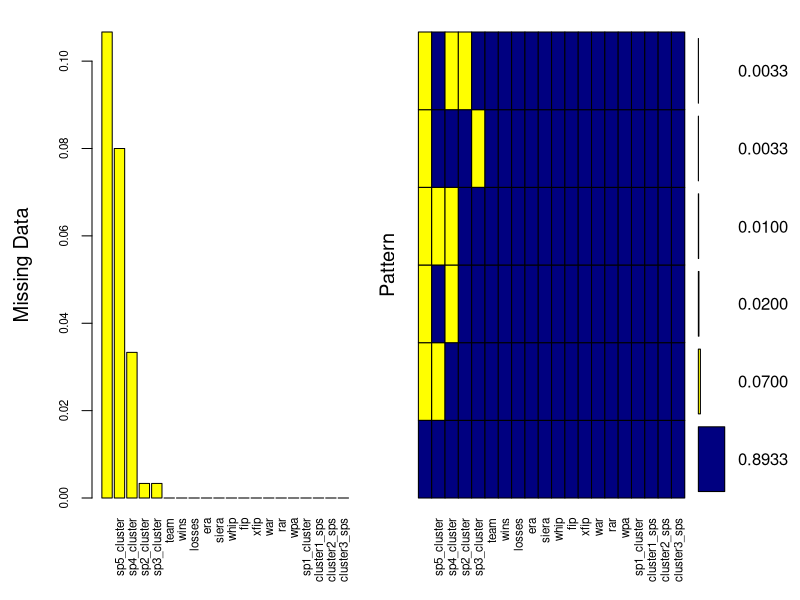
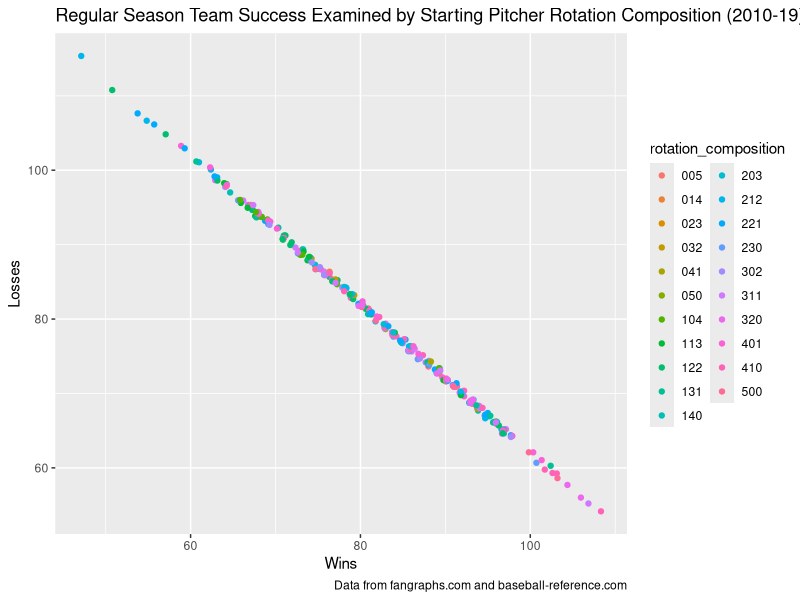
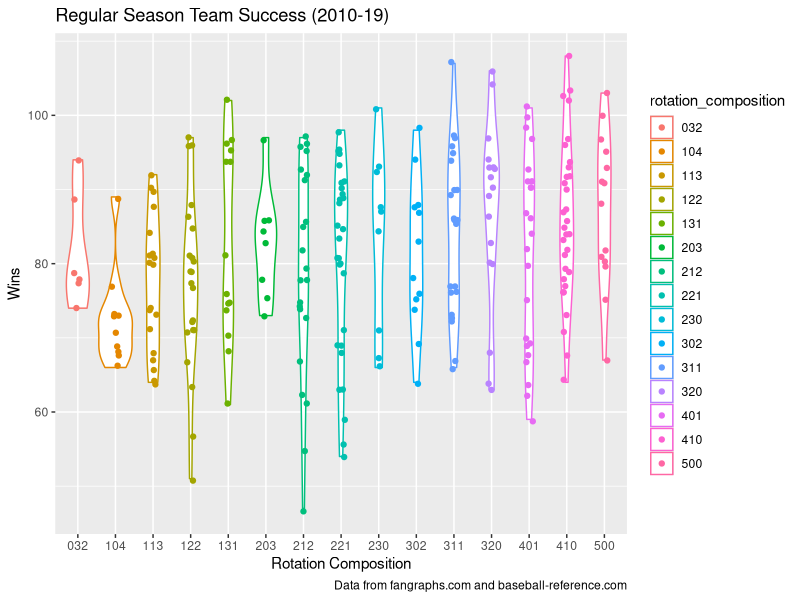
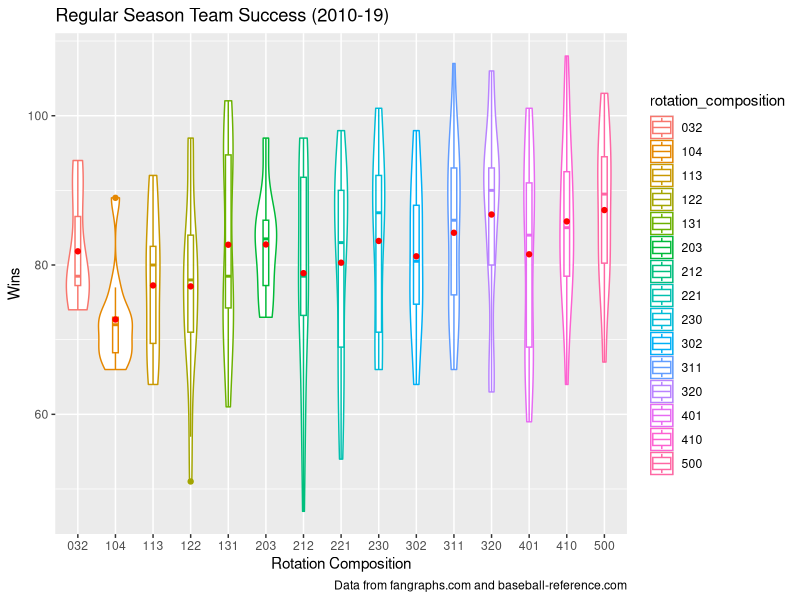
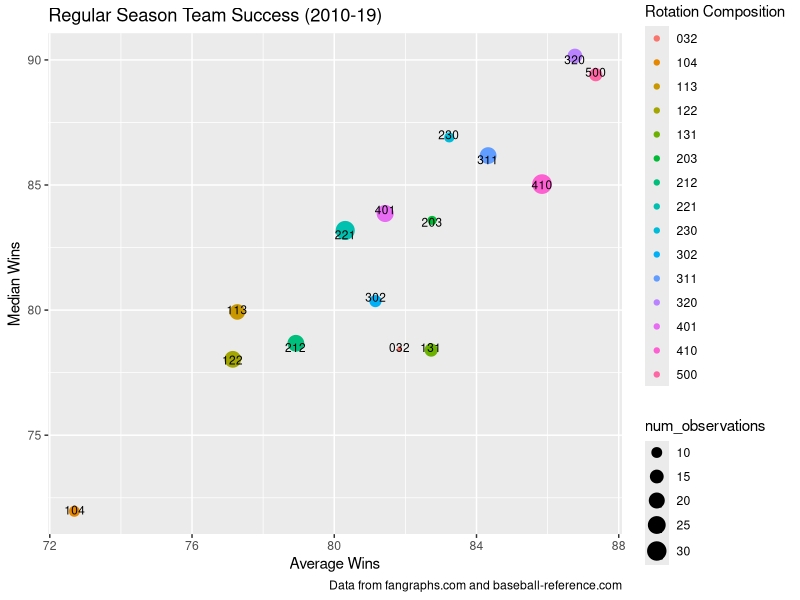
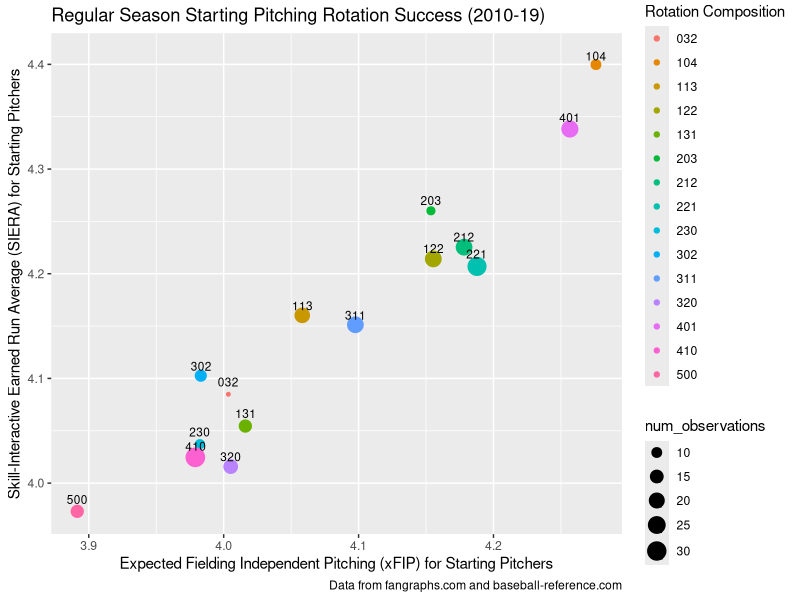
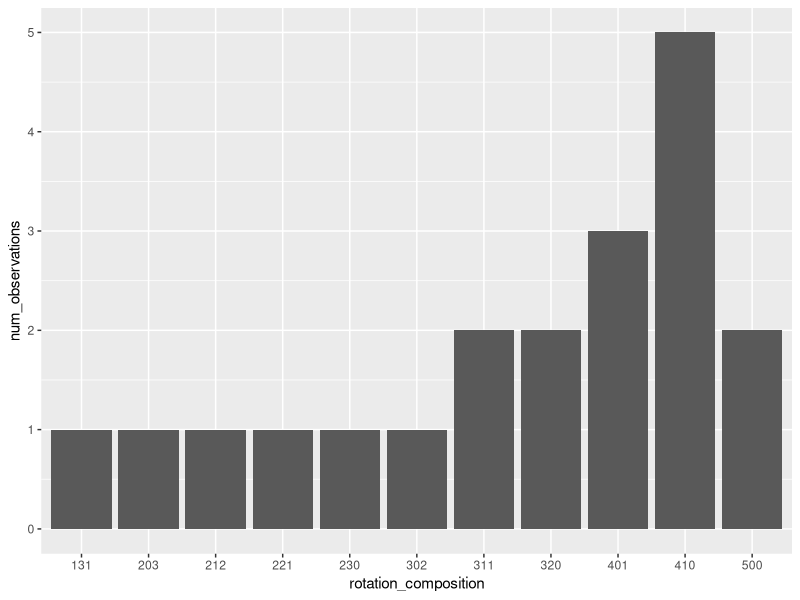
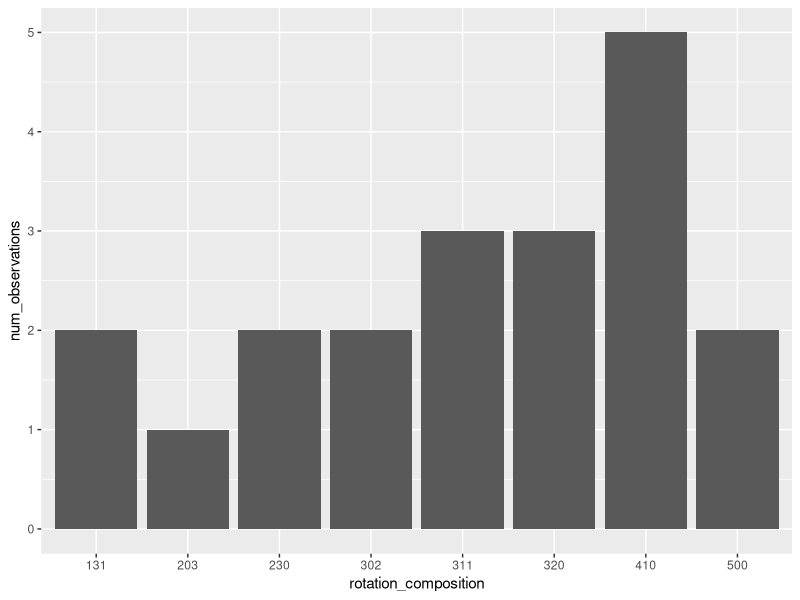

These charts were generated, in order, by the following R code:
## ---- chunk 1
knitr::opts_chunk$set(echo = TRUE)

# load libraries
library(tidyverse)
library(readxl)
library(VIM)
library(dplyr)
## ---- chunk 2
# read the mlb starting pitcher rotations data file into a dataframe
df <- read_excel("sp_rotations 2010-2019.xlsx")
# examine the dataframe
dim(df)
## ---- chunk 3
# removing the season and franchise columns from the dataframe
df <- subset(df, select = -c(Season, Franchise))
# renaming the columns of the the df for easier use
df <- df %>% rename(team = Team, wins = Wins, losses = Losses, era = ERA, siera = SIERA, whip = WHIP, fip = FIP, xfip = xFIP,
                    war = WAR, rar = RAR, wpa = WPA, sp1_cluster = `SP1 Cluster`, sp2_cluster = `SP2 Cluster`, sp3_cluster = `SP3 Cluster`,
                    sp4_cluster = `SP4 Cluster`, sp5_cluster = `SP5 Cluster`, cluster1_sps = `Cluster 1 Pitchers`,
                    cluster2_sps = `Cluster 2 Pitchers`, cluster3_sps =`Cluster 3 Pitchers`, rotation_composition = `Rotation Composition` )
## ---- chunk 4
# examine the dataframe again
head(df)
## ---- chunk 5
# examining the NA values present in the dataframe
aggr(df, col=c('navyblue', 'yellow'), numbers = TRUE, sortVars = TRUE, labels = names(df), cex.axis = .7, gap = 3, ylab = c("Missing Data", "Pattern"))
## ---- chunk 6
# remove all of the rows in the dataframe containing NA values
df <- na.omit(df)
table(is.na(df))
# now the dataframe consists solely of teams with a complete rotation from the group of clusteres pitchers
dim(df)
## ---- chunk 7
head(df)
## ---- chunk 8
# creating a graphic to measure the team success of all teams from the last ten seasons, while examining different compositions of starting pitcher rotations
ggplot(data = df) +
  geom_point(mapping = aes(x = wins, y = losses, color = rotation_composition), position = "jitter") +
  labs(title = "Regular Season Team Success Examined by Starting Pitcher Rotation Composition (2010-19)",
       x = "Wins",
       y = "Losses",
       caption = "Data from fangraphs.com and baseball-reference.com")
## ---- chunk 9
# removing rotation compositions from the dataframe that occurred less than 5 times in the past ten years
df <- df %>%
  group_by(rotation_composition) %>%
  filter(n() >= 5)
## ---- chunk 10
# creating a graphic to measure the team success of all teams from the last ten seasons, while examining different compositions of starting pitcher rotations
ggplot(data = df, mapping = aes(x = rotation_composition, y = wins, color = rotation_composition)) +
  geom_violin(scale = "area") +
  labs(title = "Regular Season Team Success (2010-19)",
       x = "Rotation Composition",
       y = "Wins",
       caption = "Data from fangraphs.com and baseball-reference.com") +
  geom_jitter(position = position_jitter(0.1))
## ---- chunk 11
# creating a graphic to measure the team success of all teams from the last ten seasons, while examining different compositions of starting pitcher rotations
ggplot(data = df, mapping = aes(x = rotation_composition, y = wins, color = rotation_composition)) +
  geom_violin(scale = "area") +
  labs(title = "Regular Season Team Success (2010-19)",
       x = "Rotation Composition",
       y = "Wins",
       caption = "Data from fangraphs.com and baseball-reference.com") +
  geom_boxplot(width = 0.15) +
  stat_summary(fun = mean, geom = "point", color = "red")
## ---- chunk 12
rotations_summary <- df %>%
  group_by(rotation_composition) %>%
  summarise(num_observations = n(),
            avg_wins = mean(wins),
            median_wins = median(wins),
            avg_siera = mean(siera),
            avg_xfip = mean(xfip),
            .groups = "keep")

rotations_summary
## ---- chunk 13
# creating a graphic to measure the team success of all teams from the last ten seasons, while examining different compositions of starting pitcher rotations
ggplot(data = rotations_summary) +
  geom_point(mapping = aes(x = avg_wins, y = median_wins, color = rotation_composition, size = num_observations), position = "jitter") +
  labs(title = "Regular Season Team Success (2010-19)",
       color = "Rotation Composition",
       x = "Average Wins",
       y = "Median Wins",
       caption = "Data from fangraphs.com and baseball-reference.com") +
  geom_text(aes(x = avg_wins, y = median_wins, label = rotation_composition, size = 10), nudge_y = 0.01)
## ---- chunk 14
# creating a graphic to measure the success of starting pitching rotations from the last ten seasons, while examining the different compositions of the rotations
ggplot(data = rotations_summary) +
  geom_point(mapping = aes(x = avg_xfip, y = avg_siera, color = rotation_composition, size = num_observations), position = "jitter") +
  labs(title = "Regular Season Starting Pitching Rotation Success (2010-19)",
       color = "Rotation Composition",
       x = "Expected Fielding Independent Pitching (xFIP) for Starting Pitchers",
       y = "Skill-Interactive Earned Run Average (SIERA) for Starting Pitchers",
       caption = "Data from fangraphs.com and baseball-reference.com") +
  geom_text(aes(x = avg_xfip, y = avg_siera, label = rotation_composition, size = 10), nudge_y = 0.01)
## ---- chunk 15
# sort the df by wins
df_sorted_by_wins <- df[order(-df$wins),]
# take the top 20 rows of the df (top ~7.5% of the teams in the past 10 years)
top_teams_by_wins <- df_sorted_by_wins[1:20,]
## ---- chunk 16
# graphing the different rotation compositions in the 20 most successful teams
winningest_teams_by_rotation_composition <- top_teams_by_wins %>%
  group_by(rotation_composition) %>%
  summarise(num_observations = n(),
            .groups = "keep")
winningest_teams_by_rotation_composition

ggplot(data = winningest_teams_by_rotation_composition) +
  geom_bar(mapping = aes(x = rotation_composition, y = num_observations), stat = "identity")
## ---- chunk 17
# sort the df by SP xFIP
df_sorted_by_xfip <- df[order(df$xfip),]
# take the top 20 rows of the df (top ~7.5% of the teams in the past 10 years in sp xFIP)
top_teams_by_xfip <- df_sorted_by_xfip[1:20,]
## ---- chunk 18
# graphing the different rotation compositions in the 20 most successful teams by SP xFIP
lowest_xfip_teams_by_rotation_composition <- top_teams_by_xfip %>%
  group_by(rotation_composition) %>%
  summarise(num_observations = n(),
            .groups = "keep")
lowest_xfip_teams_by_rotation_composition

ggplot(data = lowest_xfip_teams_by_rotation_composition) +
  geom_bar(mapping = aes(x = rotation_composition, y = num_observations), stat = "identity")
